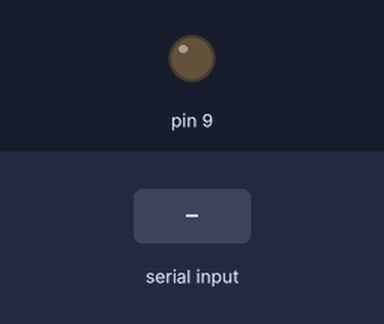
Recording of a sketch running on a simulated Arduino Uno, built with avr-gcc and run on an emulated ATmega328P. Shown: output pins drawn as LEDs (lit = HIGH). The inputs (shaded band) are chosen by the test bench.

Above: at 1.2 s.
1.3 s: "A" received over Serial
At 2.4 s:
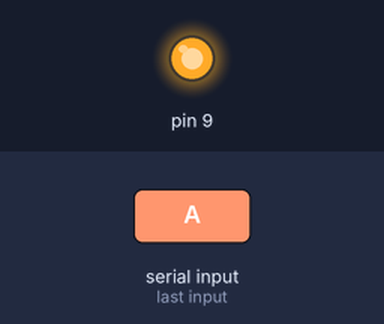
Timing chart, 0 to 32.8 s (numbered marks = the images above; inputs shaded):
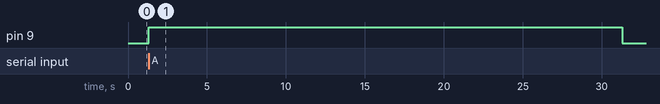

The sketch:

Lonely-Christmas-Tree-IRC.ino
```cpp
void setup() {
 Serial.begin(9600);
  pinMode(9, OUTPUT);

}

void loop() {
  while (Serial.available()) {
   if (Serial.read() == 'A') {
    digitalWrite(9, HIGH);
    delay(30000);
    digitalWrite(9, LOW);
    Serial.flush();
   }
  }
}
```

Measured:
- after the input at 1.3 s, pin 9: LOW → HIGH at once, → LOW 30.0 s later
